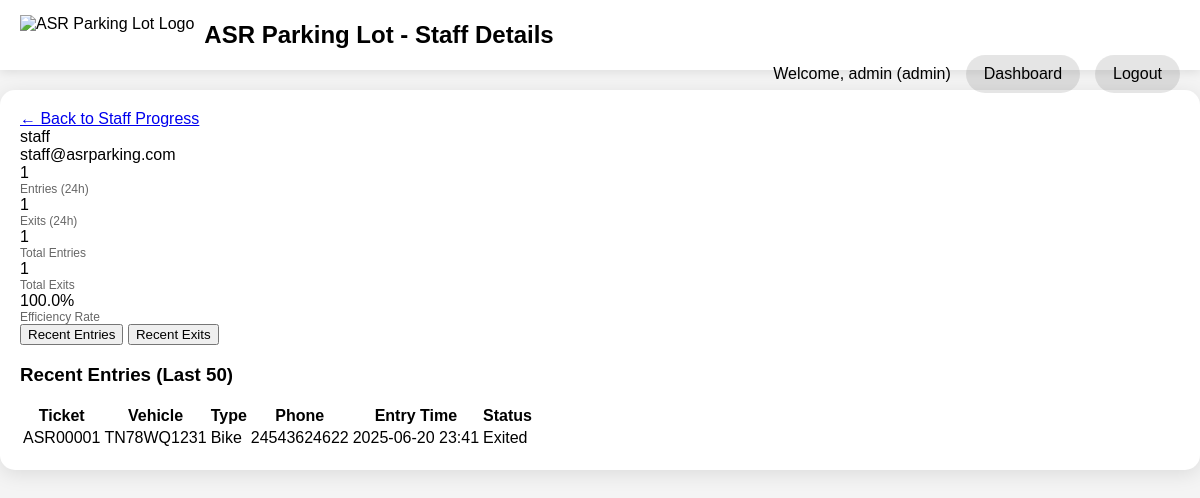
Page /admin/staff-details/2 (signed in) on the earlier database version.
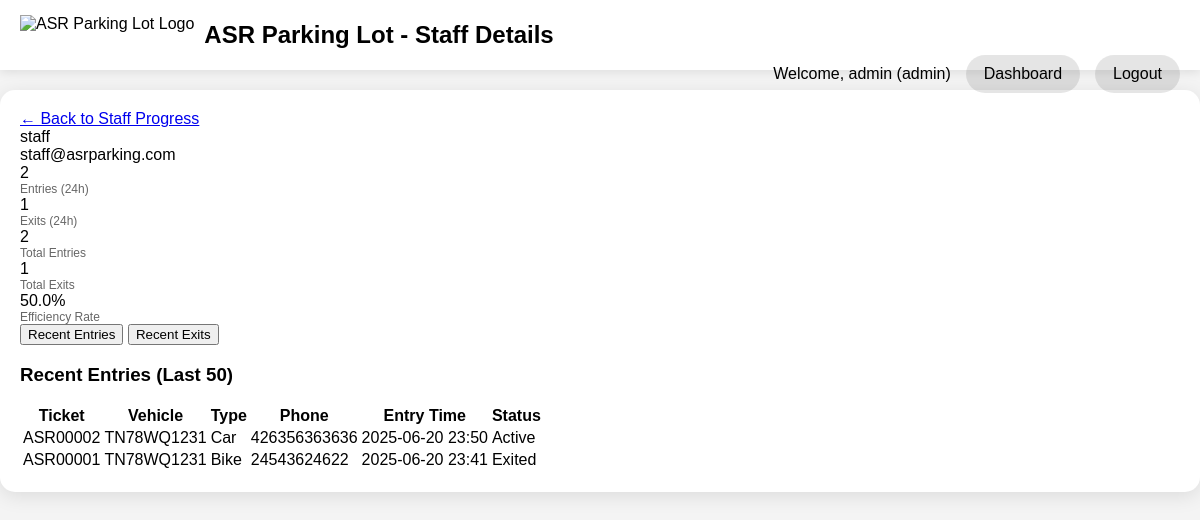
Same page on the later database version.
### app/models.py (models this page shows, shortened)
class Entry(db.Model):
    id = db.Column(db.Integer, primary_key=True)
    ticket_number = db.Column(db.String(20), unique=True, nullable=False)
    vehicle_type = db.Column(db.String(50), nullable=False)
    vehicle_number = db.Column(db.String(20), nullable=False)
    phone = db.Column(db.String(15), nullable=False)
    device = db.Column(db.String(50), nullable=False)
    entry_time = db.Column(db.DateTime, default=datetime.utcnow, nullable=False)
    exit_time = db.Column(db.DateTime, nullable=True)
    paid = db.Column(db.Boolean, default=False, nullable=False)
    amount = db.Column(db.Float, nullable=True)

### app/routes.py (the view)
@main.route('/admin/staff-details/<int:staff_id>')
@login_required
def staff_details(staff_id):
    if current_user.role != 'admin':
        flash('Access denied. Admin privileges required.', 'error')
        return redirect(url_for('main.index'))
    staff = User.query.get_or_404(staff_id)
    if staff.role != 'staff':
        flash('User is not a staff member.', 'error')
        return redirect(url_for('main.staff_progress'))
    now = datetime.utcnow()
    twenty_four_hours_ago = now - timedelta(hours=24)
    recent_entries = Entry.query.filter(
        (Entry.device == f'Terminal - {staff.username}') |
        (Entry.device == f'Exit Terminal - {staff.username}')
    ).order_by(Entry.entry_time.desc()).limit(50).all()
    recent_exits = Entry.query.filter(
        Entry.exit_time.isnot(None),
        Entry.device == f'Exit Terminal - {staff.username}'
    ).order_by(Entry.exit_time.desc()).limit(50).all()
    entries_24h = Entry.query.filter(
        Entry.entry_time >= twenty_four_hours_ago,
        (Entry.device == f'Terminal - {staff.username}') |
        (Entry.device == f'Exit Terminal - {staff.username}')
    ).count()
    exits_24h = Entry.query.filter(
        Entry.exit_time >= twenty_four_hours_ago,
        Entry.device == f'Exit Terminal - {staff.username}'
    ).count()
    total_entries = Entry.query.filter(
        (Entry.device == f'Terminal - {staff.username}') |
        (Entry.device == f'Exit Terminal - {staff.username}')
    ).count()
    total_exits = Entry.query.filter(
        Entry.exit_time.isnot(None),
        Entry.device == f'Exit Terminal - {staff.username}'
    ).count()
    efficiency_rate = 0
    if total_entries > 0:
        efficiency_rate = (total_exits / total_entries) * 100
    return render_template('staff_details.html',
                         title=f'Staff Details - {staff.username}',
                         staff=staff,
                         recent_entries=recent_entries,
                         recent_exits=recent_exits,
                         entries_24h=entries_24h,
                         exits_24h=exits_24h,
                         total_entries=total_entries,
                         total_exits=total_exits,
                         efficiency_rate=efficiency_rate)

### app/__init__.py (called while the page is built)
def create_app():
    app = Flask(__name__)
    app.config['SECRET_KEY'] = os.environ.get('SECRET_KEY') or 'dev-secret-key-change-in-production'
    app.config['SQLALCHEMY_DATABASE_URI'] = 'sqlite:///site.db'
    app.config['SQLALCHEMY_TRACK_MODIFICATIONS'] = False
    db.init_app(app)
    login_manager.init_app(app)
    migrate.init_app(app, db)
    login_manager.login_view = 'main.login'
    login_manager.login_message_category = 'info'
    from app.routes import main as main_blueprint
    app.register_blueprint(main_blueprint)
    from .models import User
    @login_manager.user_loader
    def load_user(user_id):
        return User.query.get(int(user_id))
    return app

### app/templates/staff_details.html (shortened to what this page needs)
<!DOCTYPE html>
<html lang="en">
<head>
</head>
<body>
    <div class="navbar">
        <div class="navbar-logo">
            <img src="{{ url_for('main.public_file', filename='logo.png') }}" alt="ASR Parking Lot Logo">
            <h1>ASR Parking Lot - Staff Details</h1>
        </div>
        <div class="navbar-right">
            <span>Welcome, {{ current_user.username }} ({{ current_user.role }})</span>
            <a href="{{ url_for('main.admin_dashboard') }}">Dashboard</a>
            <a href="{{ url_for('main.logout') }}">Logout</a>
        </div>
    </div>
    <div class="container">
        <a href="{{ url_for('main.staff_progress') }}" class="back-btn">← Back to Staff Progress</a>
        <div class="staff-header">
            <div class="staff-name">{{ staff.username }}</div>
            <div class="staff-email">{{ staff.email }}</div>
        </div>
        <div class="stats-grid">
            <div class="stat-card">
                <div class="stat-number">{{ entries_24h }}</div>
                <div class="stat-label">Entries (24h)</div>
            </div>
            <div class="stat-card">
                <div class="stat-number">{{ exits_24h }}</div>
                <div class="stat-label">Exits (24h)</div>
            </div>
            <div class="stat-card">
                <div class="stat-number">{{ total_entries }}</div>
                <div class="stat-label">Total Entries</div>
            </div>
            <div class="stat-card">
                <div class="stat-number">{{ total_exits }}</div>
                <div class="stat-label">Total Exits</div>
            </div>
            <div class="stat-card">
                <div class="stat-number">{{ "%.1f"|format(efficiency_rate) }}%</div>
                <div class="stat-label">Efficiency Rate</div>
            </div>
        </div>
        <div class="tabs">
            <button class="tab active" onclick="showTab('entries')">Recent Entries</button>
            <button class="tab" onclick="showTab('exits')">Recent Exits</button>
        </div>
        <div id="entries" class="tab-content active">
            <h3>Recent Entries (Last 50)</h3>
            {% if recent_entries %}
            <div class="entries-table">
                <table>
                    <thead>
                        <tr>
                            <th>Ticket</th>
                            <th>Vehicle</th>
                            <th>Type</th>
                            <th>Phone</th>
                            <th>Entry Time</th>
                            <th>Status</th>
                        </tr>
                    </thead>
                    <tbody>
                        {% for entry in recent_entries %}
                        <tr>
                            <td>{{ entry.ticket_number }}</td>
                            <td>{{ entry.vehicle_number }}</td>
                            <td>{{ entry.vehicle_type }}</td>
                            <td>{{ entry.phone }}</td>
                            <td>{{ entry.entry_time.strftime('%Y-%m-%d %H:%M') }}</td>
                            <td>
                                {% if entry.exit_time %}
                                    <span class="efficiency-indicator efficiency-high">Exited</span>
                                {% else %}
                                    <span class="efficiency-indicator efficiency-medium">Active</span>
                                {% endif %}
                            </td>
                        </tr>
                        {% endfor %}
                    </tbody>
                </table>
            </div>
            {% else %}
            <p>No entries found for this staff member.</p>
            {% endif %}
        </div>
    </div>
</body>
</html>

Differences in the rows shown:
added Entry: ticket_number "ASR00002", vehicle_number "TN78WQ1231", vehicle_type "Car", phone "426356363636", entry_time "2025-06-20 23:50", shows "Active"
Other differences:
{{ entries_24h }}: "1" → "2"
{{ total_entries }}: "1" → "2"
{{ "%.1f"|format(efficiency_rate) }}: "100.0" → "50.0"
